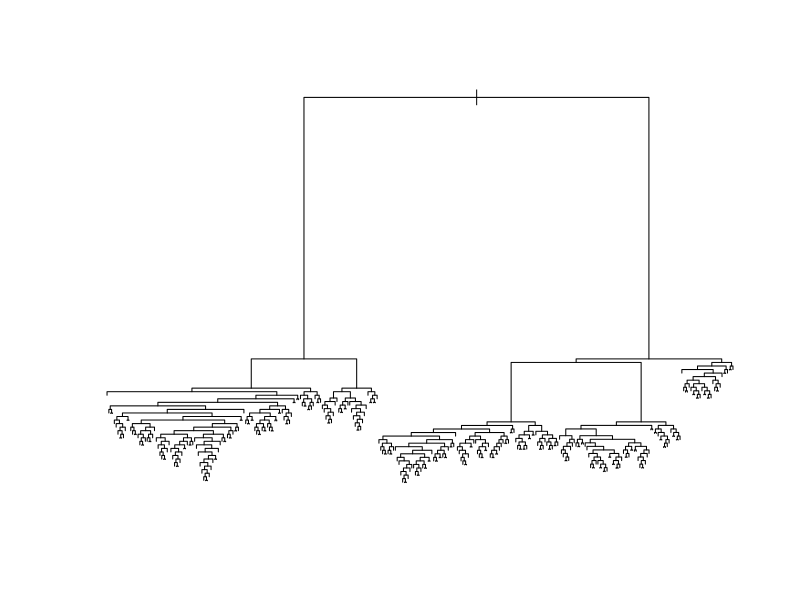
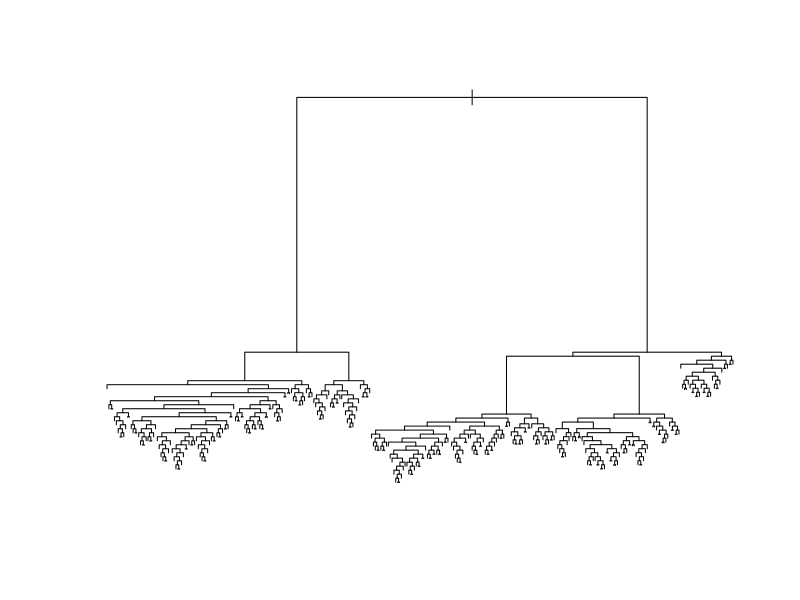
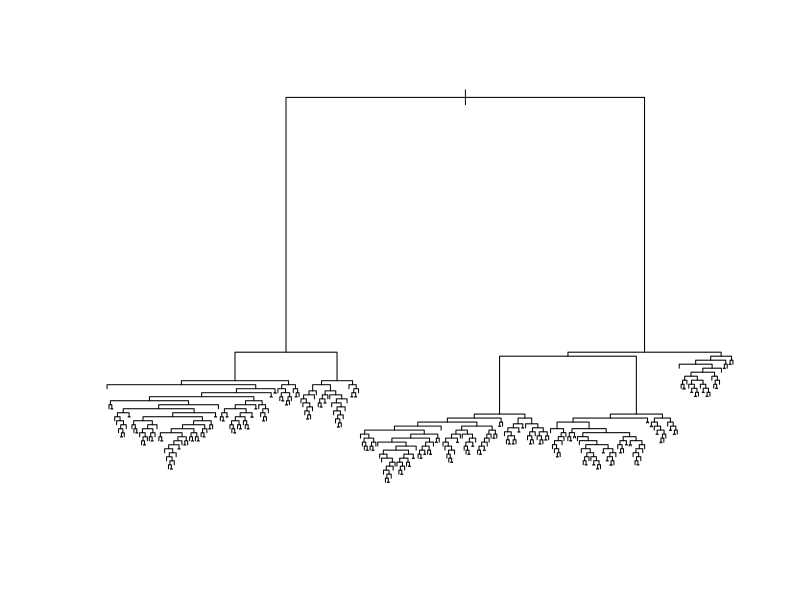
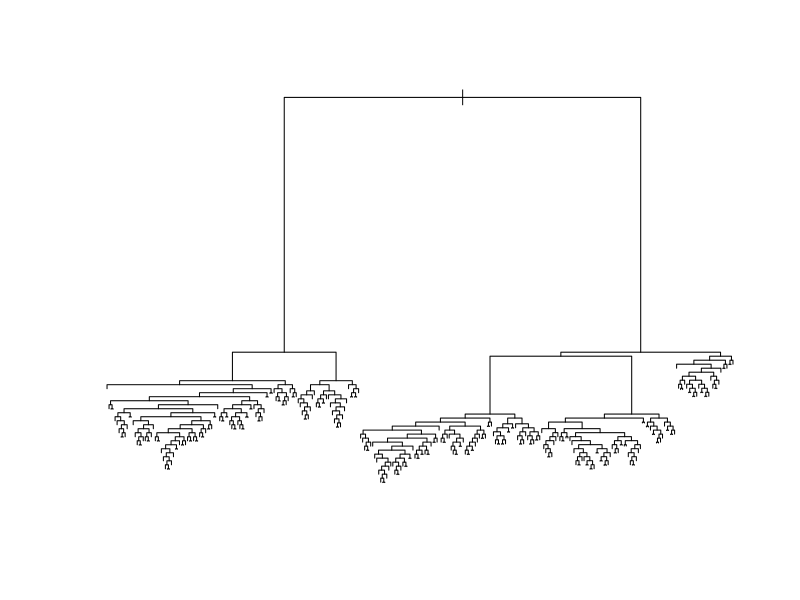
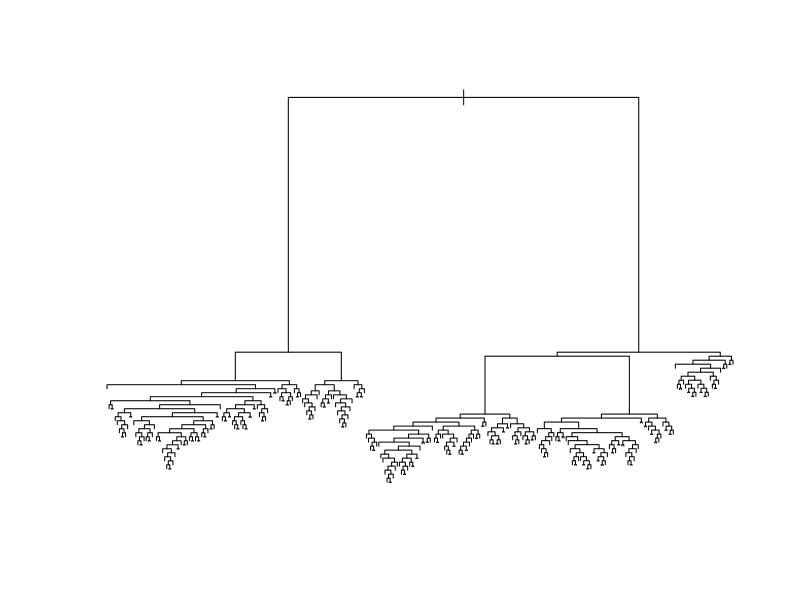
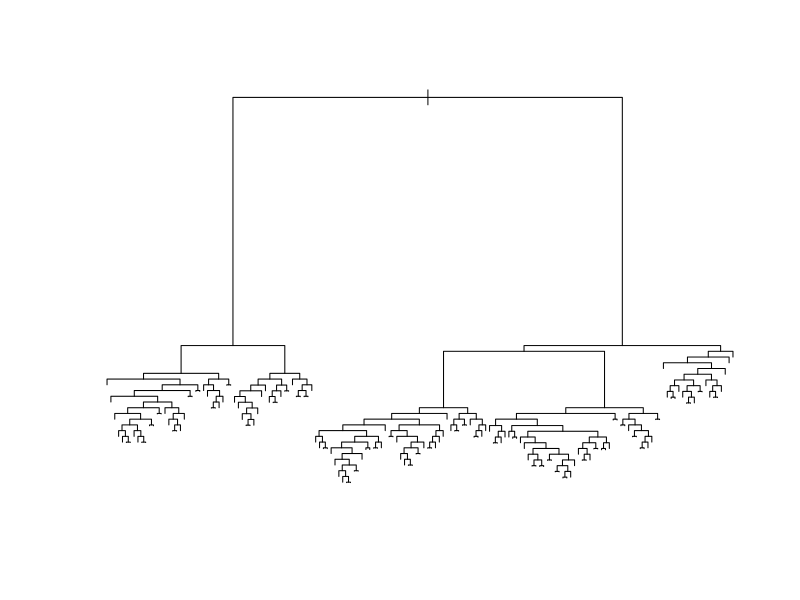
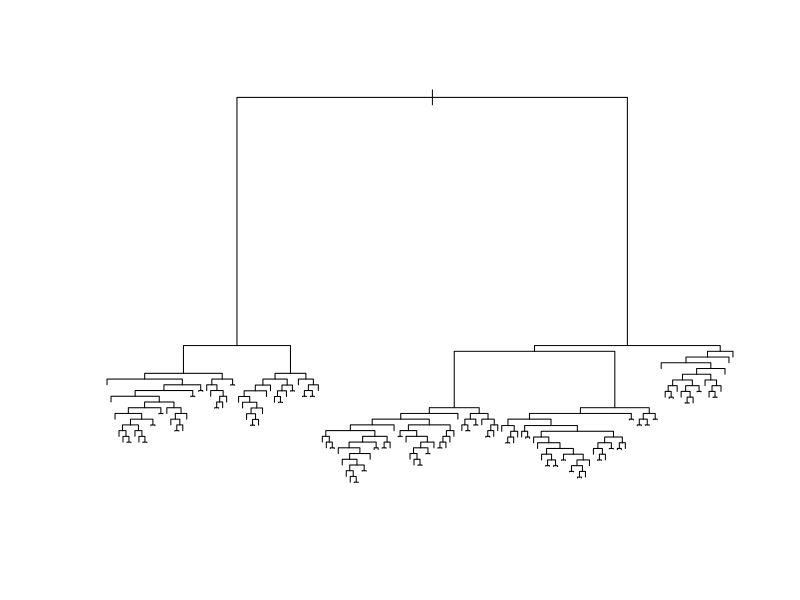
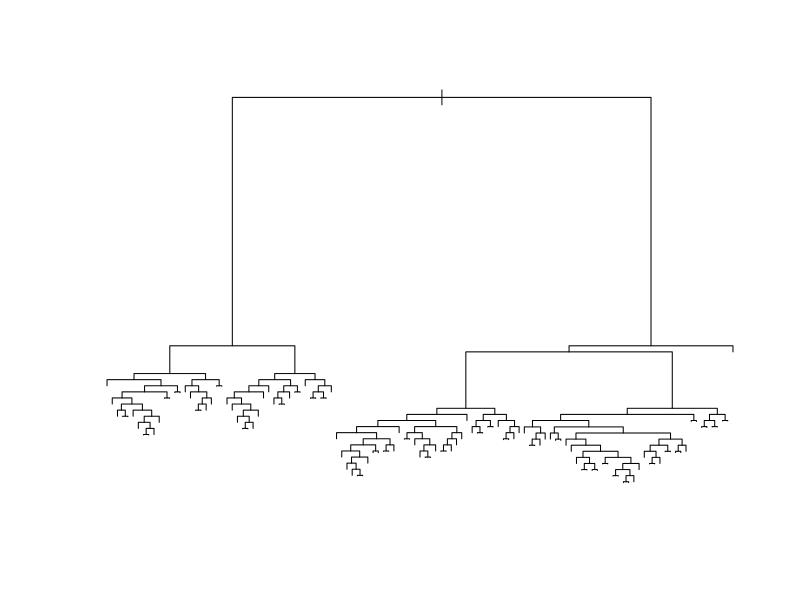

Recreate these plots in R, in order.
setwd("/home/jose/Universidad/DataScience/CART/cart-variable-selection/")
library(rpart)

# Spam dataset because 6 variables is an appropriate number: can be handled by our computers
# and at the same time there are enough to do some variable selection
spam = read.table('data/spam.txt')
colnames(spam) = c('crl.tot','dollar','bank','money','nooo','make','yesno')

# Create the max tree
treemax = rpart(yesno~., data=spam, control=rpart.control(minsplit=1, cp=10^(-15)))

# VI ranking
treemax$variable.importance



# Will return the vector of posterior probability for each modality, 
# as there is a qualitative variable.
predict(treemax)

# As we want the predicted class, and not the probab for each modality,
# we jsut have to set the type of prediction
pred = predict(treemax, type="class")

# How many times is the prediction not equal to the actual value?
sum(spam$yesno != pred)

# Divide in training and test sets
# Optionally, we can set a seed in order to always get the same 'random' sampling
# set.seed(1274)
train.sample = sample(nrow(spam), floor(nrow(spam)*(2/3)))

spam.train = spam[train.sample,]
spam.test  = spam[-train.sample,]

# Create the max tree using the training set
treemax = rpart(yesno~., data=spam.train, control=rpart.control(minsplit=1, cp=10^(-15)))

# Make predictions on the test set
pred = predict(treemax, newdata=spam.test, type="class")

# Confusion matrix
cm = table(spam.test$yesno, pred)

err.test = 1 - (cm[1,1] + cm[2,2])/sum(cm)
# Could be done like this
# err.test = (cm[1,2] + cm[2,1])/sum(cm)
# but it's easier to do it this way in case the confusion matrix is bigger than 2x2
# Or, alternatively
# err.test = sum(spam.test$yesno != pred)/length(spam.test$yesno)


# Cross validation

n = nrow(spam)
V = 10

# Equivalent to Rank = sample(n)
alea = runif(n)
Rank = rank(alea)

tail = n%/%V
block = (Rank-1)%/%tail + 1
# There is one observation whose block is 11, we dont want that
block[block==11]=10

block = as.factor(block)
err.cv = numeric(0)

# Perform the cross validation
for(k in 1:V){
  tree = rpart(yesno~., data=spam[block != k,], control=rpart.control(minsplit=1, cp=10^(-15)))
  pred = predict(tree, newdata = spam[block == k,], type="class")
  err = sum(spam$yesno[block == k] != pred)/length(spam$yesno[block == k])
  err.cv = rbind(err.cv, err)
}

# Understanding the complexity table

# Function to find the cp param
selection <- function(tree){
  pcp = printcp(tree)
  # Threshold = minimum(xerr) + it's std 
  min.xerr = which(pcp[,4] == min(pcp[,4]))
  t = pcp[min.xerr,4] + pcp[min.xerr,5]
  # There could be more than one value, so we choose the minimum
  threshold = t[which(t == min(t))[1]]
  
  # Multiply by 1 to turn booleans into ints
  a = (pcp[,4] <= threshold)*1
  cp = pcp[which(a == 1)[1],1]
}

# Now, prune the tree with the appropriate cp param
cp = selection(treemax)
tree.selected = prune(treemax, cp)

# Print all subtrees
P = printcp(treemax)
k = nrow(P)

# 2 because the root tree cannot be printed
for (i in 2:k){
  cp = P[k -i +2, 1]
  T = prune(treemax,cp)
  X11()
  plot(T)
}

# Me quiero ir a casa ya
T = rpart(yesno~., data=spam)
plot(T)
text(T)
summary(T)

